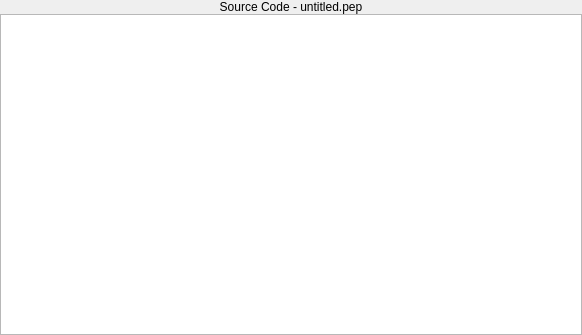
<?xml version="1.0" encoding="UTF-8"?>
<ui version="4.0">
 <class>SourceCodePane</class>
 <widget class="QWidget" name="SourceCodePane">
  <property name="geometry">
   <rect>
    <x>0</x>
    <y>0</y>
    <width>582</width>
    <height>335</height>
   </rect>
  </property>
  <property name="sizePolicy">
   <sizepolicy hsizetype="Preferred" vsizetype="Preferred">
    <horstretch>0</horstretch>
    <verstretch>0</verstretch>
   </sizepolicy>
  </property>
  <property name="windowTitle">
   <string>Form</string>
  </property>
  <layout class="QVBoxLayout">
   <property name="leftMargin">
    <number>0</number>
   </property>
   <property name="topMargin">
    <number>0</number>
   </property>
   <property name="rightMargin">
    <number>0</number>
   </property>
   <property name="bottomMargin">
    <number>0</number>
   </property>
   <item>
    <layout class="QVBoxLayout">
     <property name="spacing">
      <number>0</number>
     </property>
     <item>
      <widget class="QLabel" name="label">
       <property name="palette">
        <palette>
         <active>
          <colorrole role="Window">
           <brush brushstyle="SolidPattern">
            <color alpha="255">
             <red>104</red>
             <green>173</green>
             <blue>245</blue>
            </color>
           </brush>
          </colorrole>
         </active>
         <inactive>
          <colorrole role="Window">
           <brush brushstyle="SolidPattern">
            <color alpha="255">
             <red>104</red>
             <green>173</green>
             <blue>245</blue>
            </color>
           </brush>
          </colorrole>
         </inactive>
         <disabled>
          <colorrole role="Window">
           <brush brushstyle="SolidPattern">
            <color alpha="255">
             <red>104</red>
             <green>173</green>
             <blue>245</blue>
            </color>
           </brush>
          </colorrole>
         </disabled>
        </palette>
       </property>
       <property name="mouseTracking">
        <bool>false</bool>
       </property>
       <property name="frameShape">
        <enum>QFrame::Panel</enum>
       </property>
       <property name="frameShadow">
        <enum>QFrame::Plain</enum>
       </property>
       <property name="lineWidth">
        <number>0</number>
       </property>
       <property name="text">
        <string>Source Code - untitled.pep</string>
       </property>
       <property name="alignment">
        <set>Qt::AlignCenter</set>
       </property>
      </widget>
     </item>
     <item>
      <widget class="AsmSourceTextEdit" name="textEdit">
       <property name="sizePolicy">
        <sizepolicy hsizetype="Preferred" vsizetype="Expanding">
         <horstretch>0</horstretch>
         <verstretch>0</verstretch>
        </sizepolicy>
       </property>
       <property name="font">
        <font>
         <family>Courier</family>
         <pointsize>12</pointsize>
         <weight>50</weight>
         <italic>false</italic>
         <bold>false</bold>
         <underline>false</underline>
         <strikeout>false</strikeout>
         <kerning>false</kerning>
        </font>
       </property>
      </widget>
     </item>
    </layout>
   </item>
  </layout>
 </widget>
 <customwidgets>
  <customwidget>
   <class>AsmSourceTextEdit</class>
   <extends>QPlainTextEdit</extends>
   <header>editor/asmsourcecodepane.h</header>
  </customwidget>
 </customwidgets>
 <resources/>
 <connections/>
</ui>
